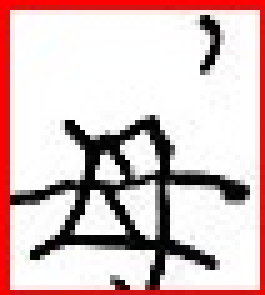
#> input picture result/picture/A/151.jpg, 53 x 59 px, given as the content of the folder ./result/Test/V, which was not available (shown 5 times larger)
$ python ChongDie.py
#> lines starting #> are read from the running program, lines starting #| are printed output that depends on the picture; after the words box and inside, x2 and y2 are one past the last pixel; in counts of white or black regions, pixels touching at a corner belong together; pictures that were not available may be replaced by others from this repository, and a replacement may not be noted
import os
import cv2
import numpy as np
import matplotlib.pyplot as plt

# 全局变量
dragging = False
ix, iy = -1, -1
tx, ty = 0, 0

def load_images_from_folder(folder):
#> called with folder = './result/Test/V'
    images = []
    for filename in os.listdir(folder):
        img_path = os.path.join(folder, filename)
        img = cv2.imread(img_path)
#> img is the input picture: shape (59, 53, 3); mean B, G, R 191.7, 191.8, 215.4
        if img is not None:
            images.append(img)
        else:
            print(f"Warning: Cannot read image {img_path}")
    return images

def preprocess_image(img):
    gray = cv2.cvtColor(img, cv2.COLOR_BGR2GRAY)
    _, binary = cv2.threshold(gray, 128, 255, cv2.THRESH_BINARY_INV)
    return binary

def resize_image(image, size):
    return cv2.resize(image, size, interpolation=cv2.INTER_AREA)

def manual_align(base_image, image_to_align):
    global dragging, ix, iy, tx, ty
    tx, ty = 0, 0  # 重置平移量
    scale_x, scale_y = 1.0, 1.0  # 初始化水平和垂直缩放比例
    angle = 0  # 初始化旋转角度

    def on_mouse(event, x, y, flags, param):
        global dragging, ix, iy, tx, ty
        if event == cv2.EVENT_LBUTTONDOWN:
            dragging = True
            ix, iy = x, y
        elif event == cv2.EVENT_MOUSEMOVE:
            if dragging:
                tx += x - ix
                ty += y - iy
                ix, iy = x, y
        elif event == cv2.EVENT_LBUTTONUP:
            dragging = False

    # 创建并调整窗口大小
    cv2.namedWindow('Align', cv2.WINDOW_NORMAL)
    cv2.resizeWindow('Align', 800, 800)  # 设置窗口尺寸为 800x800
    cv2.setMouseCallback('Align', on_mouse)

    while True:
        combined_image = base_image.copy()
        rows, cols = image_to_align.shape

        # 创建旋转矩阵
        center = (cols // 2, rows // 2)
        rotation_matrix = cv2.getRotationMatrix2D(center, angle, 1.0)  # 旋转角度 angle

        # 应用旋转变换到图像
        rotated_image = cv2.warpAffine(image_to_align, rotation_matrix, (cols, rows))

        # 应用平移和缩放
        M = np.float32([[scale_x, 0, tx], [0, scale_y, ty]])
        moved_image = cv2.warpAffine(rotated_image, M, (cols, rows))

        # 显示组合后的图像
        combined_image = cv2.addWeighted(combined_image, 0.5, moved_image, 0.5, 0)
        cv2.imshow('Align', combined_image)

        key = cv2.waitKey(1) & 0xFF
        if key == ord('q'):  # 按 'q' 键退出
            break
        elif key == ord('w'):  # 按 'w' 键增加垂直缩放比例
            scale_y += 0.01
        elif key == ord('s'):  # 按 's' 键减少垂直缩放比例
            scale_y = max(0.01, scale_y - 0.01)
        elif key == ord('a'):  # 按 'a' 键减少水平方向的缩放比例
            scale_x = max(0.01, scale_x - 0.01)
        elif key == ord('d'):  # 按 'd' 键增加水平方向的缩放比例
            scale_x += 0.01
        elif key == ord('e'):  # 按 'e' 键顺时针旋转
            angle += 1
        elif key == ord('r'):  # 按 'r' 键逆时针旋转
            angle -= 1

    cv2.destroyAllWindows()
    return moved_image

def generate_heatmap(image_list, mode='original'):
    base_image = preprocess_image(resize_image(image_list[0], (500, 500)))
    heatmap = np.zeros_like(base_image, dtype=np.float32)

    # 设置初始对齐基准为处理后的第一张图片
    current_base_image = base_image

    for img in image_list:
        preprocessed_img = preprocess_image(resize_image(img, (500, 500)))
        if mode == 'manual':
            # 将当前图片与已经对齐好的基准图片对齐
            aligned_image = manual_align(current_base_image, preprocessed_img)
            current_base_image = aligned_image  # 将对齐后的图片作为下一张图片的基准
        else:
            aligned_image = preprocessed_img
        heatmap += aligned_image.astype(np.float32)

    heatmap /= len(image_list)
    heatmap = (heatmap / heatmap.max() * 255).astype(np.uint8)
    return heatmap

def save_heatmap(heatmap, folder_name):
    # 创建保存路径
    save_folder = os.path.join('./result/ChongDie', folder_name)
    os.makedirs(save_folder, exist_ok=True)

    # 保存为文件
    heatmap_path = os.path.join(save_folder, 'heatmap.png')
    cv2.imwrite(heatmap_path, heatmap)
    print(f"Heatmap saved at: {heatmap_path}")

def display_heatmap(heatmap):
    plt.imshow(heatmap, cmap='hot', interpolation='nearest')
    plt.colorbar()
    plt.show()

# 示例使用
folder_path = './result/Test/V'
output_folder_name = 'V_processed'

images = load_images_from_folder(folder_path)
#> images = 1 item
if images:
    heatmap = generate_heatmap(images, mode='manual')  # 可以选择 'original' 或 'manual'
#> in resize_image, `return cv2.resize(image, size, interpolation=cv2.INTER_AREA)`:
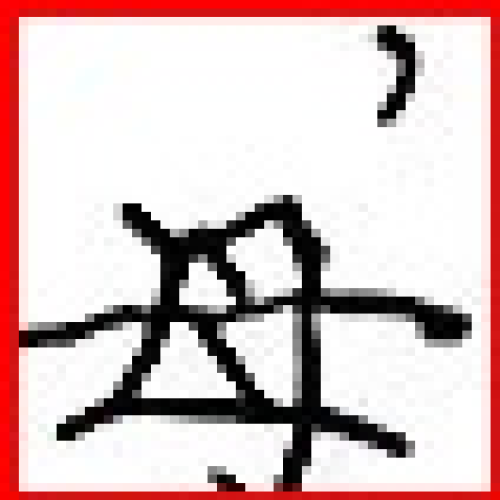
#> returned value: shape (500, 500, 3); mean of channels 0, 1, 2 191.6, 191.7, 215.4; drawn as B, G, R
#> in preprocess_image, `gray = cv2.cvtColor(img, cv2.COLOR_BGR2GRAY)`:
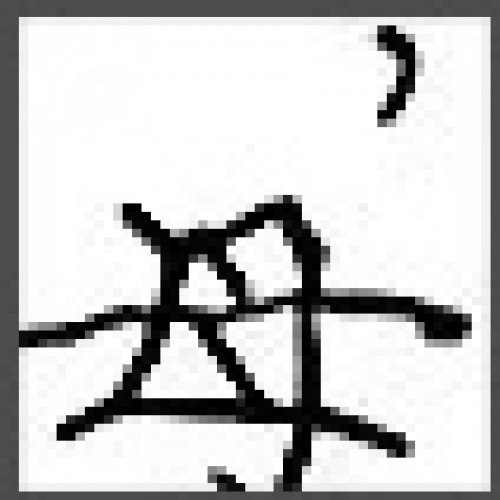
#> gray: shape (500, 500); min 0, max 255, mean 198.8
#> in preprocess_image, `_, binary = cv2.threshold(gray, 128, 255, cv2.THRESH_BINARY_INV)`:
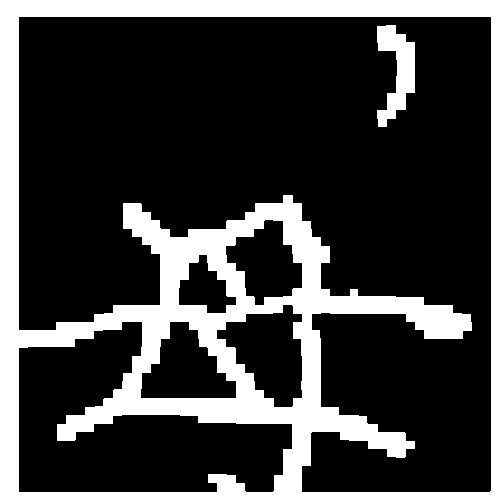
#> binary: shape (500, 500); 24.3% white; 2 white regions, box (x1, y1, x2, y2) and area: (0, 0, 500, 500) 58604, (377, 25, 415, 127) 2076
#> the loop in generate_heatmap, `for img in image_list:` made 1 pass; (key q is pressed on pass 1)
    save_heatmap(heatmap, output_folder_name)  # 保存结果
    display_heatmap(heatmap)  # 显示热图
#> in display_heatmap, `plt.show()`:
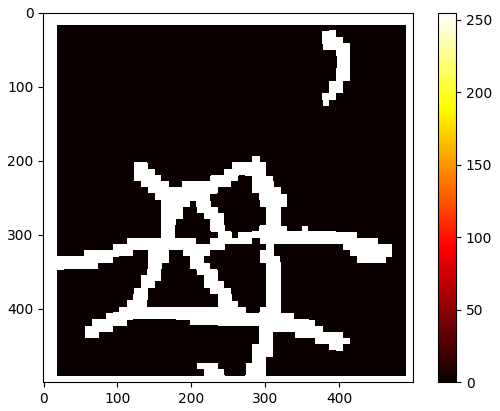
#> figure drawn by matplotlib, 2 panels
else:
    print("No images found in the specified folder.")
